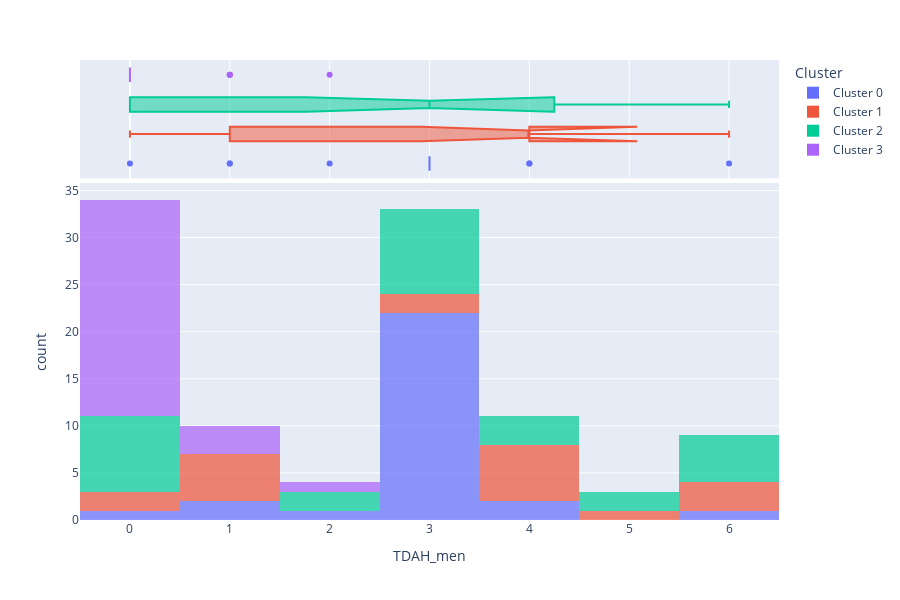

The notebook cell saved with this chart:
### Code cell
# For each mental illness I decided to see the total amount of persons
# belonging to one of the clusters using the measure of their illness as a reference.
plot_model(kmeans, plot = 'distribution', feature = 'TDAH_men')

### Figure 1 — Plotly figure (JSON) as saved in the notebook; plotly's stock layout.template omitted (floating-point values rounded to 4 significant figures; data arrays with more than 128 entries replaced by an {"elided": "..."} marker saying what was removed)
{"data": [{"alignmentgroup": "True", "bingroup": "x", "hovertemplate": "Cluster=Cluster 0<br>TDAH_men=%{x}<br>count=%{y}<extra></extra>", "legendgroup": "Cluster 0", "marker": {"color": "#636efa", "opacity": 0.7, "pattern": {"shape": ""}}, "name": "Cluster 0", "offsetgroup": "Cluster 0", "orientation": "v", "showlegend": true, "type": "histogram", "x": [1, 3, 4, 3, 3, 3, 3, 3, 3, 3, 3, 6, 0, 3, 3, 3, 1, 3, 3, 3, 3, 3, 4, 3, 3, 2, 3, 3, 3], "xaxis": "x", "yaxis": "y"}, {"alignmentgroup": "True", "customdata": {"elided": "29x5 mixed values"}, "hovertemplate": "Cluster=%{customdata[4]}<br>TDAH_men=%{x}<br>TAG_men=%{customdata[0]}<br>DEP_men=%{customdata[1]}<br>ADS_men=%{customdata[2]}<br>QMSM_men=%{customdata[3]}<extra></extra>", "legendgroup": "Cluster 0", "marker": {"color": "#636efa"}, "name": "Cluster 0", "notched": true, "offsetgroup": "Cluster 0", "showlegend": false, "type": "box", "x": [1, 3, 4, 3, 3, 3, 3, 3, 3, 3, 3, 6, 0, 3, 3, 3, 1, 3, 3, 3, 3, 3, 4, 3, 3, 2, 3, 3, 3], "xaxis": "x2", "yaxis": "y2"}, {"alignmentgroup": "True", "bingroup": "x", "hovertemplate": "Cluster=Cluster 1<br>TDAH_men=%{x}<br>count=%{y}<extra></extra>", "legendgroup": "Cluster 1", "marker": {"color": "#EF553B", "opacity": 0.7, "pattern": {"shape": ""}}, "name": "Cluster 1", "offsetgroup": "Cluster 1", "orientation": "v", "showlegend": true, "type": "histogram", "x": [3, 1, 1, 0, 4, 4, 1, 3, 5, 4, 1, 4, 4, 4, 6, 6, 1, 6, 0], "xaxis": "x", "yaxis": "y"}, {"alignmentgroup": "True", "customdata": [[4, 0, 0, 3, "Cluster 1"], [3, 0, 5, 6, "Cluster 1"], [6, 5, 0, 5, "Cluster 1"], [2, 5, 2, 5, "Cluster 1"], [5, 0, 0, 5, "Cluster 1"], [6, 4, 0, 5, "Cluster 1"], [3, 0, 0, 3, "Cluster 1"], [6, 2, 0, 3, "Cluster 1"], [2, 1, 0, 3, "Cluster 1"], [4, 2, 0, 3, "Cluster 1"], [6, 5, 0, 3, "Cluster 1"], [1, 0, 0, 3, "Cluster 1"], [6, 0, 0, 5, "Cluster 1"], [4, 0, 5, 5, "Cluster 1"], [4, 0, 5, 3, "Cluster 1"], [6, 3, 2, 3, "Cluster 1"], [4, 2, 0, 0, "Cluster 1"], [4, 3, 6, 3, "Cluster 1"], [3, 5, 0, 6, "Cluster 1"]], "hovertemplate": "Cluster=%{customdata[4]}<br>TDAH_men=%{x}<br>TAG_men=%{customdata[0]}<br>DEP_men=%{customdata[1]}<br>ADS_men=%{customdata[2]}<br>QMSM_men=%{customdata[3]}<extra></extra>", "legendgroup": "Cluster 1", "marker": {"color": "#EF553B"}, "name": "Cluster 1", "notched": true, "offsetgroup": "Cluster 1", "showlegend": false, "type": "box", "x": [3, 1, 1, 0, 4, 4, 1, 3, 5, 4, 1, 4, 4, 4, 6, 6, 1, 6, 0], "xaxis": "x2", "yaxis": "y2"}, {"alignmentgroup": "True", "bingroup": "x", "hovertemplate": "Cluster=Cluster 2<br>TDAH_men=%{x}<br>count=%{y}<extra></extra>", "legendgroup": "Cluster 2", "marker": {"color": "#00cc96", "opacity": 0.7, "pattern": {"shape": ""}}, "name": "Cluster 2", "offsetgroup": "Cluster 2", "orientation": "v", "showlegend": true, "type": "histogram", "x": [0, 6, 3, 6, 4, 0, 3, 6, 0, 2, 3, 5, 0, 0, 3, 0, 3, 0, 0, 2, 4, 6, 3, 3, 3, 4, 6, 3, 5], "xaxis": "x", "yaxis": "y"}, {"alignmentgroup": "True", "customdata": {"elided": "29x5 mixed values"}, "hovertemplate": "Cluster=%{customdata[4]}<br>TDAH_men=%{x}<br>TAG_men=%{customdata[0]}<br>DEP_men=%{customdata[1]}<br>ADS_men=%{customdata[2]}<br>QMSM_men=%{customdata[3]}<extra></extra>", "legendgroup": "Cluster 2", "marker": {"color": "#00cc96"}, "name": "Cluster 2", "notched": true, "offsetgroup": "Cluster 2", "showlegend": false, "type": "box", "x": [0, 6, 3, 6, 4, 0, 3, 6, 0, 2, 3, 5, 0, 0, 3, 0, 3, 0, 0, 2, 4, 6, 3, 3, 3, 4, 6, 3, 5], "xaxis": "x2", "yaxis": "y2"}, {"alignmentgroup": "True", "bingroup": "x", "hovertemplate": "Cluster=Cluster 3<br>TDAH_men=%{x}<br>count=%{y}<extra></extra>", "legendgroup": "Cluster 3", "marker": {"color": "#ab63fa", "opacity": 0.7, "pattern": {"shape": ""}}, "name": "Cluster 3", "offsetgroup": "Cluster 3", "orientation": "v", "showlegend": true, "type": "histogram", "x": [1, 0, 0, 0, 0, 0, 0, 0, 0, 0, 0, 0, 0, 0, 0, 0, 1, 0, 0, 0, 0, 0, 1, 0, 0, 2, 0], "xaxis": "x", "yaxis": "y"}, {"alignmentgroup": "True", "customdata": {"elided": "27x5 mixed values"}, "hovertemplate": "Cluster=%{customdata[4]}<br>TDAH_men=%{x}<br>TAG_men=%{customdata[0]}<br>DEP_men=%{customdata[1]}<br>ADS_men=%{customdata[2]}<br>QMSM_men=%{customdata[3]}<extra></extra>", "legendgroup": "Cluster 3", "marker": {"color": "#ab63fa"}, "name": "Cluster 3", "notched": true, "offsetgroup": "Cluster 3", "showlegend": false, "type": "box", "x": [1, 0, 0, 0, 0, 0, 0, 0, 0, 0, 0, 0, 0, 0, 0, 0, 1, 0, 0, 0, 0, 0, 1, 0, 0, 2, 0], "xaxis": "x2", "yaxis": "y2"}], "layout": {"barmode": "relative", "height": 600, "legend": {"title": {"text": "Cluster"}, "tracegroupgap": 0}, "margin": {"t": 60}, "xaxis": {"anchor": "y", "domain": [0, 1], "title": {"text": "TDAH_men"}}, "xaxis2": {"anchor": "y2", "domain": [0, 1], "matches": "x", "showgrid": true, "showticklabels": false}, "yaxis": {"anchor": "x", "domain": [0, 0.7326], "title": {"text": "count"}}, "yaxis2": {"anchor": "x2", "domain": [0.7426, 1], "matches": "y2", "showgrid": false, "showline": false, "showticklabels": false, "ticks": ""}}}
